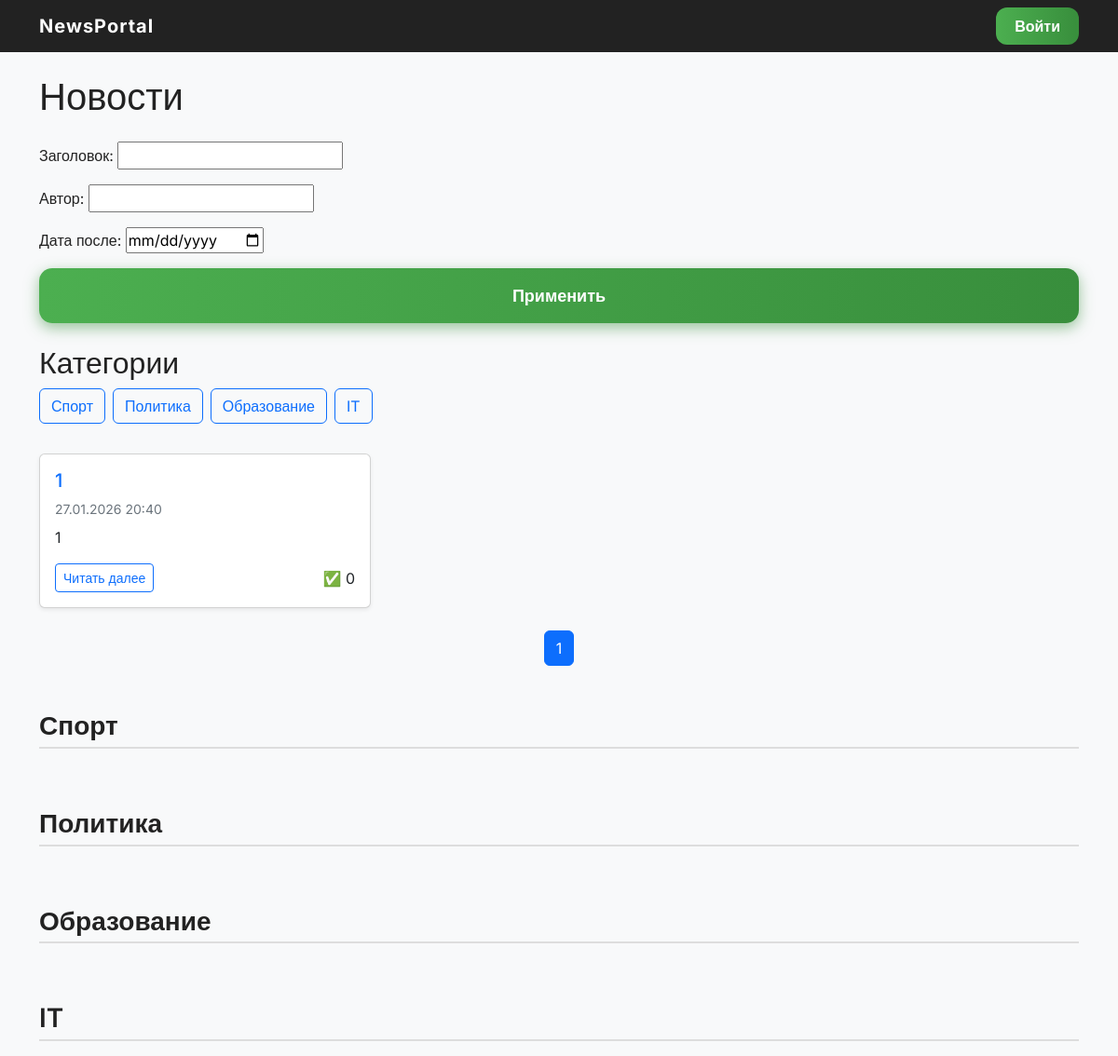
Screenshot of /category/4/?&page=1 with the database file from the repository.
### portal/models.py (models this page shows, shortened)
class Category(models.Model):
    name = models.CharField(max_length=64, unique=True)
    subscribers = models.ManyToManyField(
        User,
        related_name='subscribed_categories',
        blank=True
    )
    class Meta:
        verbose_name = 'Категория'
        verbose_name_plural = 'Категории'

class Post(models.Model):
    ARTICLE = 'AR'
    NEWS = 'NW'
    TYPES = [
        (ARTICLE, 'Статья'),
        (NEWS, 'Новость'),
    ]
    author = models.ForeignKey(Author, on_delete=models.CASCADE)
    type = models.CharField(max_length=2, choices=TYPES)
    created_at = models.DateTimeField(auto_now_add=True)
    categories = models.ManyToManyField(
        Category,
        through='PostCategory',
        related_name='posts'
    )
    title = models.CharField(max_length=255)
    text = models.TextField()
    rating = models.IntegerField(default=0)
    image = models.ImageField(upload_to='posts/', blank=True, null=True)
    class Meta:
        ordering = ['-created_at']
        verbose_name = 'Пост'
        verbose_name_plural = 'Посты'

### portal/views.py (the view)
# urls.py: path('category/<int:pk>/', CategoryPosts.as_view(), name='category_posts'),
class CategoryPosts(NewsList):
    def get_queryset(self):
        category_id = self.kwargs['pk']
        queryset = super().get_queryset()
        return queryset.filter(categories__id=category_id)
    def get_context_data(self, **kwargs):
        context = super().get_context_data(**kwargs)
        context['current_category'] = get_object_or_404(Category, id=self.kwargs['pk'])
        return context

### portal/templatetags/censor.py (called while the page is built)
@register.filter(name='censor')
def censor(value):
    if not isinstance(value, str):
        return value
    for word in BAD_WORDS:
        value = value.replace(word, '*' * len(word))
    return value

### portal/views.py (called while the page is built)
    def get_queryset(self):
        queryset = Post.objects.all()
        if self.type_filter:
            queryset = queryset.filter(type=self.type_filter)
        if self.filter_class:
            self.filterset = self.filter_class(self.request.GET, queryset)
            return self.filterset.qs.order_by('-created_at')
        return queryset.order_by('-created_at')

    def get_context_data(self, **kwargs):
        context = super().get_context_data(**kwargs)
        context['categories'] = Category.objects.all()
        if hasattr(self, 'filterset'):
            context['filterset'] = self.filterset
        return context

### portal/templates/news/news_list.html (shortened to what this page needs)
{% extends 'base.html' %}
{% load static %}
{% load censor %}
{% block content %}
<h1 class="mb-4">Новости</h1>
<form method="get" class="mb-4">
    {{ filterset.form.as_p }}
    <button type="submit" class="btn btn-primary">Применить</button>
</form>
<h2>Категории</h2>
<div class="d-flex flex-wrap mb-4">
    {% for category in categories %}
        <a href="{% url 'category_posts' category.id %}"
           class="btn btn-outline-primary me-2 mb-2">
            {{ category.name }}
        </a>
    {% endfor %}
</div>
<div class="row">
    {% for item in news %}
        <div class="col-md-6 col-lg-4 mb-4">
            <div class="card h-100 shadow-sm">
                <div class="card-body d-flex flex-column">
                    <h5 class="card-title">
                        <a href="{% url 'news_detail' item.id %}" class="text-decoration-none">
                            {{ item.title|censor }}
                        </a>
                    </h5>
                    <p class="text-muted small mb-2">
                        {{ item.created_at|date:"d.m.Y H:i" }}
                    </p>
                    <p class="card-text">
                        {{ item.text|truncatechars:120|censor }}
                    </p>
                    <div class="mt-auto d-flex justify-content-between align-items-center">
                        <a href="{% url 'news_detail' item.id %}"
                           class="btn btn-outline-primary btn-sm">
                           Читать далее
                        </a>
                        <span>✅ {{ item.rating }}</span>
                    </div>
                </div>
            </div>
        </div>
    {% empty %}
        <p>Новостей нет</p>
    {% endfor %}
</div>
{% with request.GET.urlencode as query_params %}
<nav aria-label="Page navigation">
  <ul class="pagination justify-content-center">
    {% for num in page_obj.paginator.page_range %}
      {% if num >= page_obj.number|add:-2 and num <= page_obj.number|add:2 %}
        <li class="page-item {% if num == page_obj.number %}active{% endif %}">
          <a class="page-link" href="?{{ query_params }}&page={{ num }}">{{ num }}</a>
        </li>
      {% endif %}
    {% endfor %}
  </ul>
</nav>
{% endwith %}
{% for category in categories %}
<h3 class="mt-5 mb-3">{{ category.name }}</h3>
{% endfor %}
{% endblock %}

### static/css/news.css (style rules this page uses)
h3 { margin-top: 40px; margin-bottom: 20px; font-weight: 600; border-bottom: 2px solid #ddd; padding-bottom: 5px; }

### static/css/account.css (style rules this page uses)
body { font-family: 'Inter', sans-serif; background: #f0f4f8; margin: 0; color: #222; -webkit-font-smoothing: antialiased; -moz-osx-font-smoothing: grayscale; transition: background-color 0.3s ease, color 0.3s ease; }
button[type="submit"] { width: 100%; padding: 16px 0; background: linear-gradient(90deg, #4caf50, #388e3c); border: none; border-radius: 14px; color: #fff; font-weight: 700; font-size: 18px; cursor: pointer; box-shadow: 0 5px 15px rgba(56, 142, 60, 0.5); transition: background 0.3s ease, box-shadow 0.3s ease, transform 0.15s ease; user-select: none; }

### rows the page displays
Category: name "Спорт"
Category: name "Политика"
Category: name "Образование"
Category: name "IT"
Post: title|censor "1", created_at "27.01.2026 20:40", text|censor "1", rating "0"

### other values shown
{{ num }} "1"
